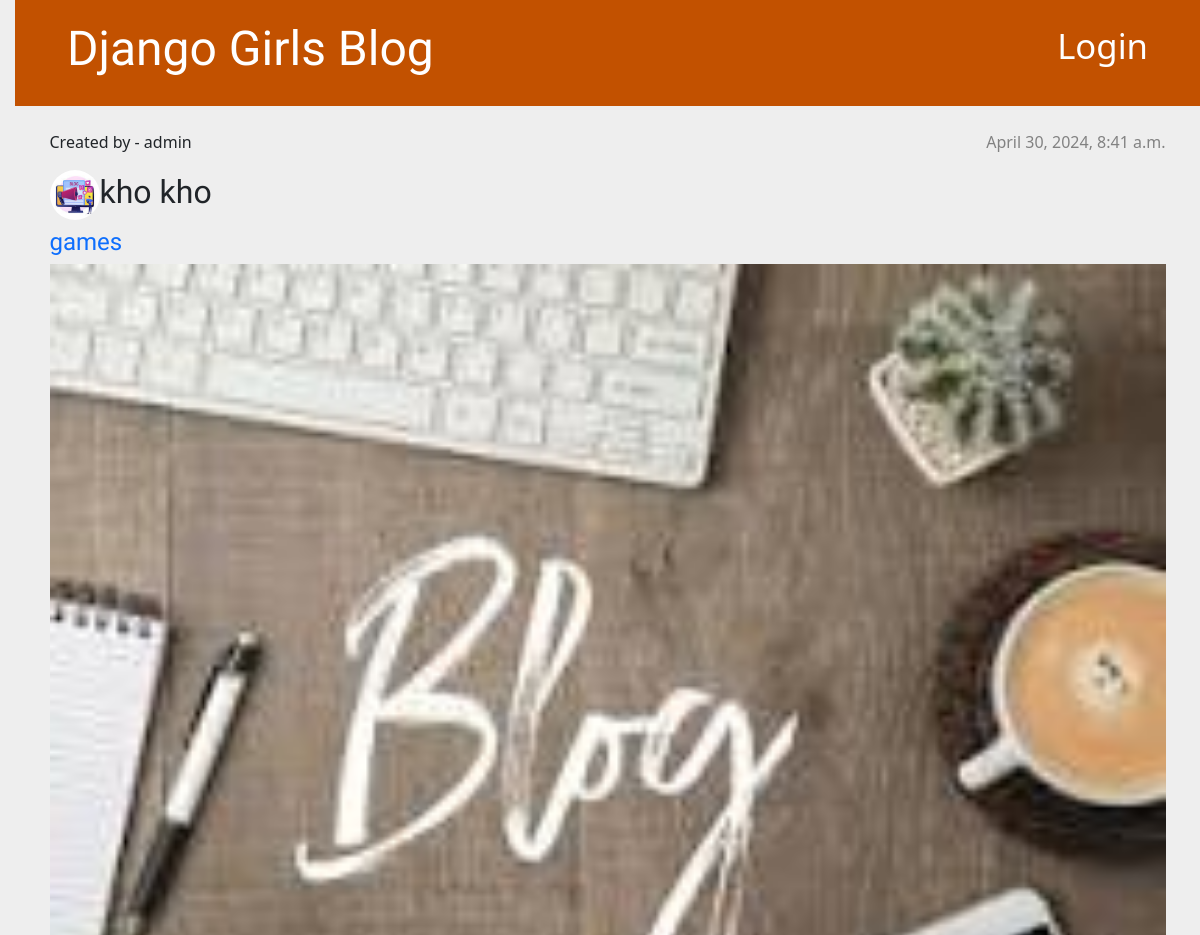
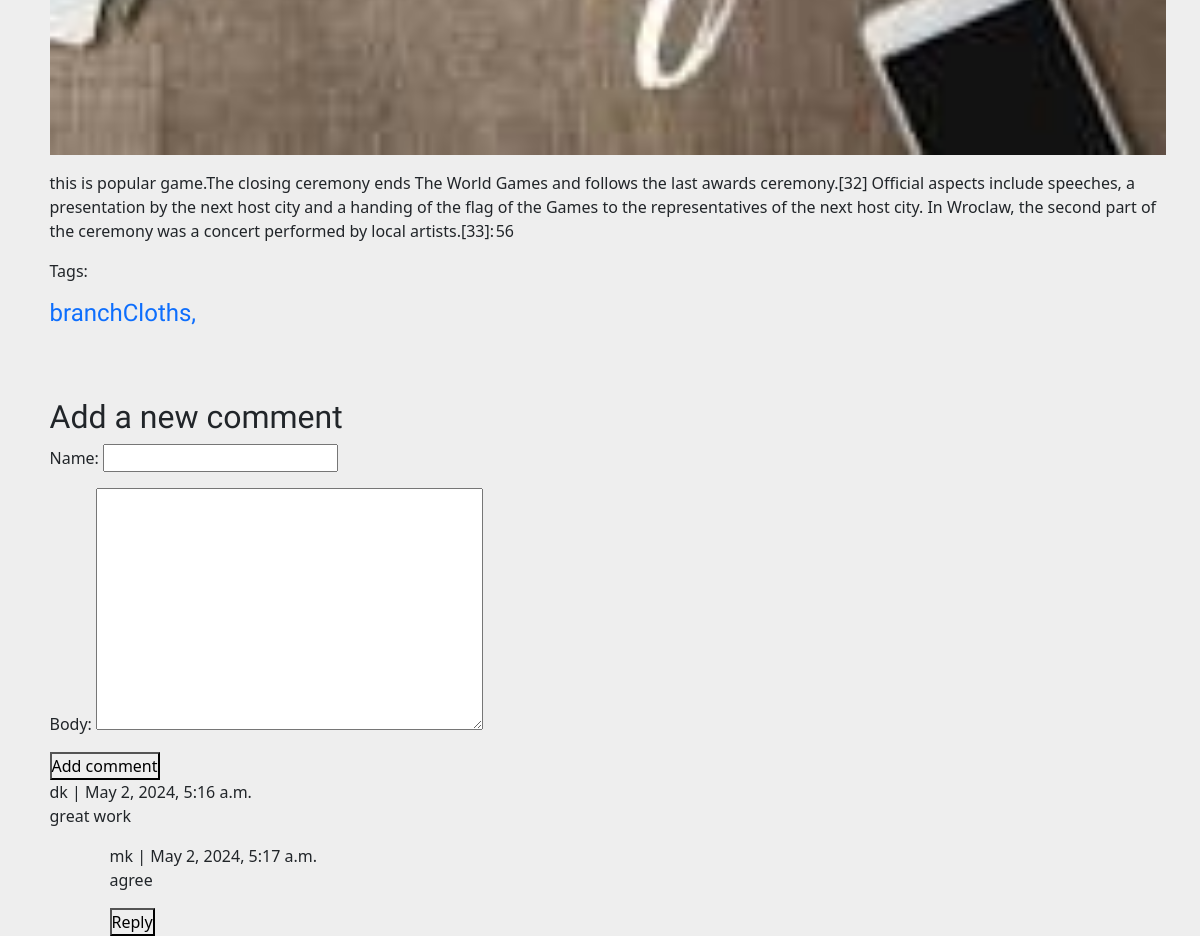
Screenshot of /post/two/ with the database file from the repository (2 pictures, top to bottom).
### blog/models.py (models this page shows, shortened)
class Post(models.Model):
    author = models.ForeignKey(settings.AUTH_USER_MODEL, on_delete=models.CASCADE)
    category = models.ForeignKey(Category, on_delete=models.CASCADE)
    tag = models.ManyToManyField(Tag)
    title = models.CharField(max_length=200)
    text = models.TextField()
    created_date = models.DateTimeField(default=timezone.now)
    published_date = models.DateTimeField(blank=True, null=True)
    feature_img = models.ImageField(upload_to='image/feature_img/')
    thumbnail_img = models.ImageField(upload_to='image/thumbnail_img/')
    slug = AutoSlugField(populate_from='title', unique=True)

class User(AbstractUser):
    age = models.IntegerField(default=18)
    mobile = models.CharField(max_length=10)

class Category(models.Model):
    name = models.CharField(max_length=60)
    desc = models.TextField()
    image = models.ImageField(upload_to='cat')
    slug = AutoSlugField(populate_from='name', unique=True)
    def __str__(self):
        return self.name

class Tag(models.Model):
    name = models.CharField(max_length=60)
    desc = models.TextField()
    slug = AutoSlugField(populate_from='name', unique=True)

class Comment(models.Model):
    post = models.ForeignKey(Post,
                             on_delete=models.CASCADE,
                             related_name='comments')
    name = models.CharField(max_length=80)
    email = models.EmailField()
    body = models.TextField()
    created = models.DateTimeField(auto_now_add=True)
    updated = models.DateTimeField(auto_now=True)
    active = models.BooleanField(default=True)
    parent = models.ForeignKey('self',on_delete=models.CASCADE, null=True, blank=True, related_name='replies')
    class Meta:
        ordering = ('created',)

### blog/views.py (the view)
# urls.py: path('post/<slug:slug>/', views.post_detail, name="post_detail"),
def post_detail(request, slug):
    post = get_object_or_404(Post, slug=slug)
    comments = post.comments.filter(active=True, parent__isnull=True)
    if request.method == 'POST':
        comment_form = CommentForm(data=request.POST)
        if comment_form.is_valid():
            parent_obj = None
            try:
                parent_id = int(request.POST.get('parent_id'))
            except:
                parent_id = None
            if parent_id:
                parent_obj = Comment.objects.get(id=parent_id)
                if parent_obj:
                    replay_comment = comment_form.save(commit=False)
                    replay_comment.parent = parent_obj
            new_comment = comment_form.save(commit=False)
            new_comment.post = post
            new_comment.save()
            return redirect('post_detail', post.slug)
    else:
        comment_form = CommentForm()
    return render(request,
                  'blog/post_detail.html',
                  {'post': post,
                   'comments': comments,
                   'comment_form': comment_form})

### blog/forms.py
class CommentForm(forms.ModelForm):
    class Meta:
        model = Comment
        fields = ('name', 'body')

### blog/templates/blog/post_detail.html (shortened to what this page needs)
{% extends 'blog/base.html' %}
{% block content %}
<article class="post mt-4">
    {% if post.published_date %}
        <time class="date">
            {{ post.published_date }}
        </time>
    {% endif %}
    <p>Created by - {{ post.author }}</p>
    <h2><img src="{{ post.thumbnail_img.url}}" alt="{{ post.title }}" style="border-radius: 50%; height: 50px;width: 50px;">{{ post.title }}</h2>
    <h4><a href="{% url 'category_posts' slug=post.category %}">{{ post.category }}</a></h4>
    <p><img src="{{ post.feature_img.url}}" alt="{{ post.title }}" style="height: 100%;width: 100%"></p>
    <p>{{ post.text|linebreaksbr }}</p>
    <p>Tags:
        {% for t in post.tag.all %}
        <h4><a href="{% url 'tag_posts' slug=t.name %}">{{ t.name }},</a></h4>
        {% endfor %}
    </p>
</article>
    <h2>Add a new comment</h2>
    <form action="." method="post">
        {{ comment_form.as_p }}
        <button type="submit">Add comment</button>
    </form>
{% for comment in comments %}
    <div class="comment" >
        <p class="info" style="margin: 0px;">{{ comment.name }} | {{ comment.created }}</p>
        {{ comment.body|linebreaks }}
        <div style="margin-left: 60px; ">
            {% for replay in comment.replies.all %}
            <p class="info" style="margin: 0px;">{{ replay.name }} | {{ replay.created }}</p>
            {{ replay.body|linebreaks}}
            {% endfor %}
        </div>
        <button type="button" style="margin-left: 60px;" class="collapsible" >Reply</button>
    </div>
{% empty %}
    <h4>There are no comments yet.</h4>
{% endfor %}
{% endblock %}

### blog/static/css/blog.css (style rules this page uses)
* { margin:0; padding:0 }
a,a:hover { text-decoration: none; }
body { background-color: #eee!important; }
body { padding-left: 15px; }
h1, h2, h3, h4 { font-family: 'Lobster', cursive; }
.date { color: #828282; }
.post { margin-bottom: 70px; }
.post > .date, .post > .actions { float: right; }

### rows the page displays
Post: published_date "April 30, 2024, 8:41 a.m.", author "admin", thumbnail_img (picture), title "kho kho", category "games", feature_img (picture), text "this is popular game.The closing ceremony ends The World Games and follows the last awards ceremony.[32] Official aspects include speeches, a presentation by the next host city and a handing of the flag of the Games to the representatives of the next host city. In Wroclaw, the second part of the ceremony was a concert performed by local artists.[33]: 56"
Tag: name "branchCloths"
Comment: name "dk", created "May 2, 2024, 5:16 a.m.", body "great work"
Comment: name "mk", created "May 2, 2024, 5:17 a.m.", body "agree"
